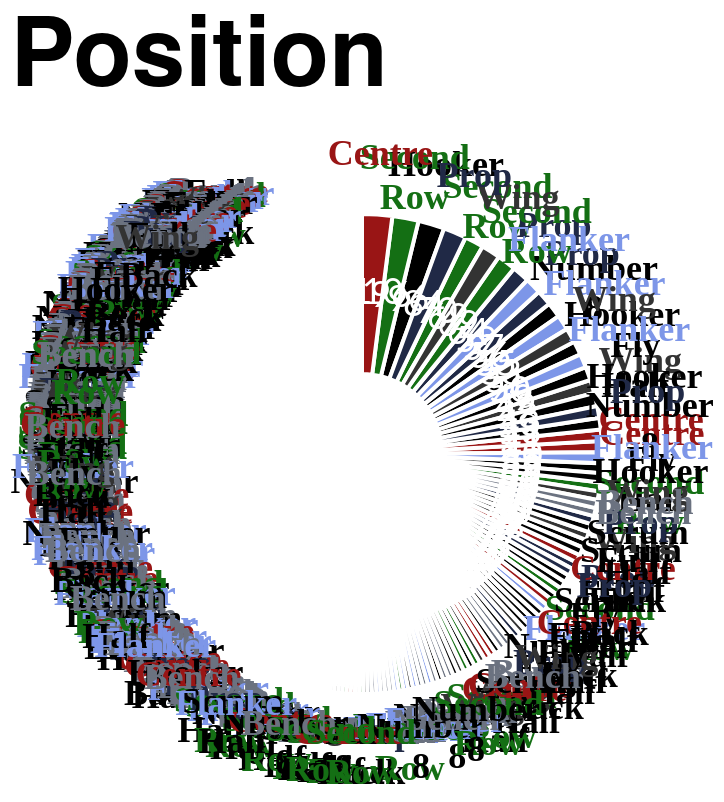

The Vega-Lite source for this figure:
### Vega-Lite specification from a JSON file in a GitHub repository (floating-point values rounded to 4 significant figures; data arrays with more than 128 entries replaced by an {"elided": "..."} marker saying what was removed)
{"config": {"axis": {"labelFont": "PT Sans Narrow, Helvetica Neue, Helvetica, Arial, sans-serif", "titleFont": "PT Sans Narrow, Helvetica Neue, Helvetica, Arial, sans-serif", "labelFontSize": 13, "titleFontSize": 24, "gridColor": "#202947", "gridOpacity": 0.2, "zindex": 1}, "text": {"font": "Lato, sans-serif"}, "bar": {"cornerRadiusEnd": 5}, "header": {"labelFont": "PT Sans Narrow, Helvetica Neue, Helvetica, Arial, sans-serif", "titleFont": "PT Sans Narrow, Helvetica Neue, Helvetica, Arial, sans-serif", "labelFontSize": 24, "titleFontSize": 28, "labelFontWeight": "bold", "orient": "left"}, "legend": {"labelFont": "PT Sans Narrow, Helvetica Neue, Helvetica, Arial, sans-serif", "titleFont": "PT Sans Narrow, Helvetica Neue, Helvetica, Arial, sans-serif", "labelFontSize": 14, "titleFontSize": 16, "titlePadding": 5, "fillColor": "white", "strokeColor": "black", "padding": 10, "titleFontWeight": "lighter", "titleFontStyle": "italic", "titleColor": "gray", "offset": 10}, "title": {"font": "PT Sans Narrow, Helvetica Neue, Helvetica, Arial, sans-serif", "fontSize": 48, "fontWeight": "bold", "anchor": "start", "align": "center", "titlePadding": 20, "subtitlePadding": 10, "subtitleFontSize": 13, "subtitleColor": "", "subtitleFontStyle": "italic", "offset": 15, "color": "black"}, "axisX": {"labelAngle": 0}, "facet": {"title": null, "header": null, "align": {"row": "each", "column": "each"}}, "resolve": {"scale": {"y": "independent", "facet": "independent"}}, "background": "transparent", "scale": {"offsetBandPaddingOuter": 0.2, "offsetBandPaddingInner": 0.1}, "view": {"stroke": null, "background": "transparent"}}, "layer": [{"mark": {"type": "arc", "innerRadius": 40, "outerRadius": 120, "stroke": "#ffffff", "strokeWidth": 2}, "encoding": {"color": {"field": "position", "legend": null, "scale": {"domain": ["Prop", "Flanker", "Second Row", "Centre", "Wing", "Fly Half", "Hooker", "Scrum Half", "Full Back", "Number 8", "Bench"], "range": ["#202946", "#7d96e8", "#146f14", "#991515", "#333333", "#000000", "#000000", "#000000", "#000000", "#000000", "#6b7280"]}, "sort": {"field": "sort_order", "op": "min", "order": "ascending"}, "type": "nominal"}, "order": {"field": "appearances", "sort": "ascending", "type": "quantitative"}, "theta": {"field": "appearances", "sort": "descending", "stack": true, "title": "Appearances", "type": "quantitative"}, "tooltip": [{"field": "player", "title": "Player", "type": "nominal"}, {"field": "position", "title": "Position", "type": "nominal"}, {"field": "appearances", "title": "Appearances", "type": "quantitative"}]}}, {"mark": {"type": "text", "dy": -5, "font": "PT Sans Narrow", "fontSize": 18, "fontWeight": "bold", "radius": 145}, "encoding": {"color": {"field": "position", "legend": null, "scale": {"domain": ["Prop", "Flanker", "Second Row", "Centre", "Wing", "Fly Half", "Hooker", "Scrum Half", "Full Back", "Number 8", "Bench"], "range": ["#202946", "#7d96e8", "#146f14", "#991515", "#333333", "#000000", "#000000", "#000000", "#000000", "#000000", "#6b7280"]}, "type": "nominal"}, "opacity": {"condition": {"test": "datum.appearances > 2", "value": 1}, "value": 0}, "order": {"field": "appearances", "sort": "ascending", "type": "quantitative"}, "text": {"field": "position_label", "type": "nominal"}, "theta": {"field": "appearances", "sort": "descending", "stack": true, "title": "Appearances", "type": "quantitative"}}, "transform": [{"calculate": "split(datum.position, ' ')", "as": "position_label"}]}, {"mark": {"type": "text", "color": "white", "fontSize": 18, "radius": 80}, "encoding": {"order": {"field": "appearances", "sort": "ascending", "type": "quantitative"}, "text": {"field": "appearances", "type": "nominal"}, "theta": {"field": "appearances", "sort": "descending", "stack": true, "title": "Appearances", "type": "quantitative"}}}], "data": {"name": "data-b85cc6e3ca6b587efe663ed4b0526a2e"}, "height": 300, "resolve": {"scale": {"color": "shared"}}, "title": "Position", "width": 300, "$schema": "https://vega.github.io/schema/vega-lite/v5.20.1.json", "datasets": {"data-b85cc6e3ca6b587efe663ed4b0526a2e": {"elided": "770 records"}}}
